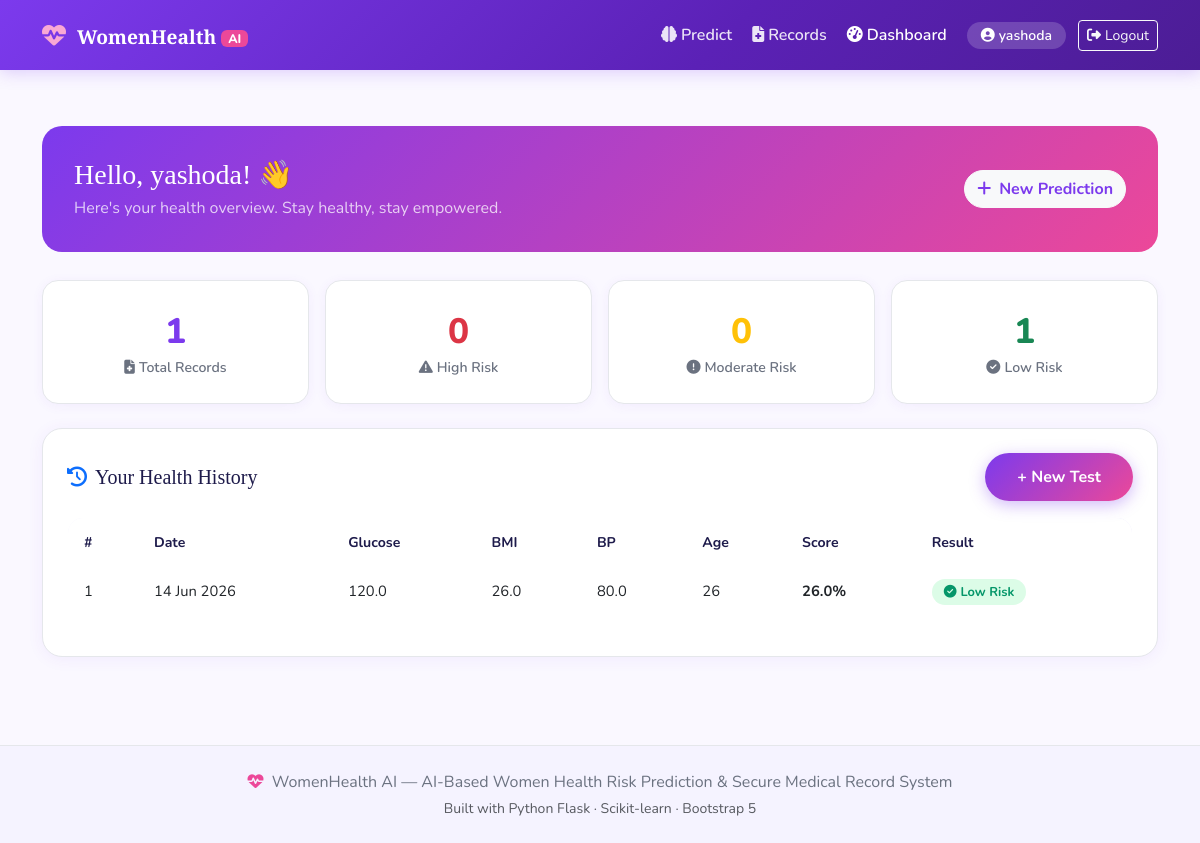
The app's page /dashboard (signed in) with its own data.
### database.py (models this page shows, shortened)
class MedicalRecord(db.Model):
    __tablename__ = 'medical_records'
    id              = db.Column(db.Integer, primary_key=True)
    user_id         = db.Column(db.Integer, db.ForeignKey('users.id'), nullable=False)
    age             = db.Column(db.Integer)
    pregnancies     = db.Column(db.Integer)
    glucose         = db.Column(db.Float)
    blood_pressure  = db.Column(db.Float)
    bmi             = db.Column(db.Float)
    insulin         = db.Column(db.Float)
    skin_thickness  = db.Column(db.Float)
    dpf             = db.Column(db.Float)   # Diabetes Pedigree Function
    risk_result     = db.Column(db.String(50))
    risk_percentage = db.Column(db.Float)
    created_at      = db.Column(db.DateTime, default=datetime.utcnow)

### app.py (the view)
@app.route('/dashboard')
def dashboard():
    if 'user_id' not in session:
        return redirect(url_for('login'))
    if session.get('user_role') == 'doctor':
        patients = User.query.filter_by(role='patient').all()
        records  = MedicalRecord.query.order_by(MedicalRecord.created_at.desc()).all()
        return render_template('dashboard.html', view='doctor', patients=patients, records=records)
    else:
        records = MedicalRecord.query.filter_by(
            user_id=session['user_id']
        ).order_by(MedicalRecord.created_at.desc()).all()
        return render_template('dashboard.html', view='patient', records=records)

### templates/dashboard.html (shortened to what this page needs)
<!DOCTYPE html>
<html lang="en">
<head>
  <link href="https://cdn.jsdelivr.net/npm/bootstrap@5.3.0/dist/css/bootstrap.min.css" rel="stylesheet"/>
  <link href="https://cdnjs.cloudflare.com/ajax/libs/font-awesome/6.4.0/css/all.min.css" rel="stylesheet"/>
  <link href="{{ url_for('static', filename='css/style.css') }}" rel="stylesheet"/>
</head>
<body>
<nav class="navbar navbar-expand-lg wh-navbar">
  <div class="container">
    <a class="navbar-brand" href="{{ url_for('index') }}">
      <span class="brand-icon"><i class="fas fa-heartbeat"></i></span>
      WomenHealth <span class="brand-ai">AI</span>
    </a>
    <div class="collapse navbar-collapse" id="navMenu">
      <ul class="navbar-nav ms-auto align-items-center gap-1">
        <li class="nav-item"><a class="nav-link" href="{{ url_for('predict') }}"><i class="fas fa-brain me-1"></i>Predict</a></li>
        <li class="nav-item"><a class="nav-link" href="{{ url_for('records') }}"><i class="fas fa-file-medical me-1"></i>Records</a></li>
        <li class="nav-item"><a class="nav-link active" href="{{ url_for('dashboard') }}"><i class="fas fa-tachometer-alt me-1"></i>Dashboard</a></li>
        <li class="nav-item ms-2"><span class="user-pill"><i class="fas fa-user-circle me-1"></i>{{ session.get('user_name','') }}</span></li>
        <li class="nav-item ms-2"><a class="btn btn-outline-light btn-sm" href="{{ url_for('logout') }}"><i class="fas fa-sign-out-alt me-1"></i>Logout</a></li>
      </ul>
    </div>
  </div>
</nav>
<section class="dashboard-section">
  <div class="container">
    {% if view == 'doctor' %}
    <div class="dash-welcome" style="background:linear-gradient(135deg,#065f46,#047857);">
      <div class="row align-items-center">
        <div class="col">
          <h3 class="text-white mb-1"><i class="fas fa-user-md me-2"></i>Dr. {{ session.get('user_name') }}</h3>
          <p class="text-white opacity-75 mb-0">Doctor Panel — Monitor all patient health records and AI results.</p>
        </div>
        <div class="col-auto">
          <span class="badge bg-light text-success px-3 py-2 fw-bold rounded-pill"><i class="fas fa-shield-check me-1"></i>Doctor Access</span>
        </div>
      </div>
    </div>
    <div class="row g-3 mb-4">
      <div class="col-6 col-md-3">
        <div class="dash-stat-card">
          <div class="dash-stat-num">{{ patients|length }}</div>
          <div class="dash-stat-label"><i class="fas fa-users me-1"></i>Total Patients</div>
        </div>
      </div>
      <div class="col-6 col-md-3">
        <div class="dash-stat-card">
          <div class="dash-stat-num">{{ records|length }}</div>
          <div class="dash-stat-label"><i class="fas fa-file-medical me-1"></i>Total Records</div>
        </div>
      </div>
      <div class="col-6 col-md-3">
        <div class="dash-stat-card">
          <div class="dash-stat-num text-danger">{{ records|selectattr('risk_result','equalto','High Risk')|list|length }}</div>
          <div class="dash-stat-label"><i class="fas fa-exclamation-triangle me-1"></i>High Risk</div>
        </div>
      </div>
      <div class="col-6 col-md-3">
        <div class="dash-stat-card">
          <div class="dash-stat-num text-success">{{ records|selectattr('risk_result','equalto','Low Risk')|list|length }}</div>
          <div class="dash-stat-label"><i class="fas fa-check-circle me-1"></i>Low Risk</div>
        </div>
      </div>
    </div>
    <div class="wh-card p-4 mb-4">
      <h5 class="mb-3"><i class="fas fa-users me-2 text-success"></i>Registered Patients</h5>
      {% if patients %}
      <div class="row g-3">
        {% for p in patients %}
        <div class="col-md-4">
          <div class="wh-card p-3 d-flex align-items-center gap-3" style="border-color:#d1fae5">
            <div class="wh-card-icon icon-teal mb-0" style="width:44px;height:44px;font-size:1.1rem;"><i class="fas fa-female"></i></div>
            <div>
              <div class="fw-bold small">{{ p.name }}</div>
              <div class="text-muted" style="font-size:.78rem">{{ p.email }}</div>
              <div class="text-muted" style="font-size:.75rem">Joined: {{ p.created_at.strftime('%d %b %Y') }}</div>
            </div>
          </div>
        </div>
        {% endfor %}
      </div>
      {% else %}
        <p class="text-muted text-center py-3">No patients registered yet.</p>
      {% endif %}
    </div>
    <div class="wh-card p-4">
      <h5 class="mb-3"><i class="fas fa-database me-2 text-primary"></i>All Patient Health Records</h5>
      {% if records %}
      <div class="table-responsive">
        <table class="table wh-table">
          <thead>
            <tr><th>#</th><th>Patient ID</th><th>Date</th><th>Glucose</th><th>BMI</th><th>BP</th><th>Age</th><th>Score</th><th>Result</th></tr>
          </thead>
          <tbody>
            {% for r in records %}
            <tr>
              <td>{{ loop.index }}</td>
              <td><span class="badge bg-light text-dark border">Patient #{{ r.user_id }}</span></td>
              <td>{{ r.created_at.strftime('%d %b %Y') }}</td>
              <td>{{ r.glucose }}</td>
              <td>{{ r.bmi }}</td>
              <td>{{ r.blood_pressure }}</td>
              <td>{{ r.age }}</td>
              <td><strong>{{ r.risk_percentage }}%</strong></td>
              <td>
                {% if r.risk_result == 'High Risk' %}<span class="badge-risk-high">{{ r.risk_result }}</span>
                {% elif r.risk_result == 'Moderate Risk' %}<span class="badge-risk-mod">{{ r.risk_result }}</span>
                {% else %}<span class="badge-risk-low">{{ r.risk_result }}</span>{% endif %}
              </td>
            </tr>
            {% endfor %}
          </tbody>
        </table>
      </div>
      {% else %}
        <p class="text-muted text-center py-4">No patient records yet.</p>
      {% endif %}
    </div>
    {% else %}
    <div class="dash-welcome">
      <div class="row align-items-center">
        <div class="col">
          <h3 class="text-white mb-1">Hello, {{ session.get('user_name') }}! 👋</h3>
          <p class="text-white opacity-75 mb-0">Here's your health overview. Stay healthy, stay empowered.</p>
        </div>
        <div class="col-auto">
          <a href="{{ url_for('predict') }}" class="btn btn-light fw-bold" style="border-radius:50px;color:var(--primary)">
            <i class="fas fa-plus me-2"></i>New Prediction
          </a>
        </div>
      </div>
    </div>
    <div class="row g-3 mb-4">
      <div class="col-6 col-md-3">
        <div class="dash-stat-card">
          <div class="dash-stat-num">{{ records|length }}</div>
          <div class="dash-stat-label"><i class="fas fa-file-medical me-1"></i>Total Records</div>
        </div>
      </div>
      <div class="col-6 col-md-3">
        <div class="dash-stat-card">
          <div class="dash-stat-num text-danger">{{ records|selectattr('risk_result','equalto','High Risk')|list|length }}</div>
          <div class="dash-stat-label"><i class="fas fa-exclamation-triangle me-1"></i>High Risk</div>
        </div>
      </div>
      <div class="col-6 col-md-3">
        <div class="dash-stat-card">
          <div class="dash-stat-num text-warning">{{ records|selectattr('risk_result','equalto','Moderate Risk')|list|length }}</div>
          <div class="dash-stat-label"><i class="fas fa-exclamation-circle me-1"></i>Moderate Risk</div>
        </div>
      </div>
      <div class="col-6 col-md-3">
        <div class="dash-stat-card">
          <div class="dash-stat-num text-success">{{ records|selectattr('risk_result','equalto','Low Risk')|list|length }}</div>
          <div class="dash-stat-label"><i class="fas fa-check-circle me-1"></i>Low Risk</div>
        </div>
      </div>
    </div>
    <div class="wh-card p-4">
      <div class="d-flex justify-content-between align-items-center mb-3">
        <h5 class="mb-0"><i class="fas fa-history me-2 text-primary"></i>Your Health History</h5>
        <a href="{{ url_for('predict') }}" class="btn btn-sm btn-primary-wh">+ New Test</a>
      </div>
      {% if records %}
      <div class="table-responsive">
        <table class="table wh-table">
          <thead>
            <tr><th>#</th><th>Date</th><th>Glucose</th><th>BMI</th><th>BP</th><th>Age</th><th>Score</th><th>Result</th></tr>
          </thead>
          <tbody>
            {% for r in records %}
            <tr>
              <td>{{ loop.index }}</td>
              <td>{{ r.created_at.strftime('%d %b %Y') }}</td>
              <td>{{ r.glucose }}</td>
              <td>{{ r.bmi }}</td>
              <td>{{ r.blood_pressure }}</td>
              <td>{{ r.age }}</td>
              <td><strong>{{ r.risk_percentage }}%</strong></td>
              <td>
                {% if r.risk_result == 'High Risk' %}<span class="badge-risk-high"><i class="fas fa-exclamation-triangle me-1"></i>{{ r.risk_result }}</span>
                {% elif r.risk_result == 'Moderate Risk' %}<span class="badge-risk-mod"><i class="fas fa-exclamation-circle me-1"></i>{{ r.risk_result }}</span>
                {% else %}<span class="badge-risk-low"><i class="fas fa-check-circle me-1"></i>{{ r.risk_result }}</span>{% endif %}
              </td>
            </tr>
            {% endfor %}
          </tbody>
        </table>
      </div>
      {% endif %}
    </div>
    {% endif %}
  </div>
</section>
<footer class="wh-footer mt-5">
  <div class="container text-center py-4">
    <p class="mb-1"><i class="fas fa-heartbeat text-pink me-1"></i> WomenHealth AI — AI-Based Women Health Risk Prediction &amp; Secure Medical Record System</p>
    <p class="small text-muted mb-0">Built with Python Flask · Scikit-learn · Bootstrap 5</p>
  </div>
</footer>
</body>
</html>

### static/css/style.css (style rules this page uses)
:root { --primary: #7c3aed; --primary-lt: #a78bfa; --pink: #ec4899; --pink-lt: #f9a8d4; --rose: #fff1f5; --lavender: #f5f3ff; --dark: #1e1b4b; --text: #374151; --muted: #6b7280; --border: #e5e7eb; --success: #059669; --warning: #d97706; --danger: #dc2626; }
body { font-family: 'Nunito', sans-serif; background: #faf8ff; color: var(--text); min-height: 100vh; }
h1,h2,h3,h4,h5 { font-family: 'Playfair Display', serif; color: var(--dark); }
.wh-navbar { background: linear-gradient(135deg, var(--primary) 0%, #5b21b6 60%, #4c1d95 100%); box-shadow: 0 2px 16px rgba(124,58,237,.25); padding: .75rem 0; }
.wh-navbar .nav-link { color: rgba(255,255,255,.88) !important; font-weight: 600; transition: color .2s; }
.wh-navbar .nav-link:hover, .wh-navbar .nav-link.active { color: #fff !important; }
.brand-icon { font-size: 1.5rem; color: var(--pink-lt); display: inline-block; animation: pulse 2s infinite; margin-right: 6px; }
.wh-navbar .navbar-brand { font-family: 'Playfair Display', serif; font-size: 1.2rem; color: #fff !important; font-weight: 700; }
.brand-ai { background: var(--pink); color: #fff; border-radius: 6px; padding: 0 7px; font-family: 'Nunito', sans-serif; font-size: .78rem; font-weight: 800; vertical-align: middle; }
.user-pill { background: rgba(255,255,255,.18); color: #fff; border-radius: 20px; padding: 4px 14px; font-size: .875rem; font-weight: 600; }
.btn-primary-wh { background:linear-gradient(135deg,var(--primary),var(--pink)); color:#fff; border:none; border-radius:50px; padding:12px 32px; font-weight:700; font-size:1rem; transition:transform .2s,box-shadow .2s; box-shadow:0 4px 16px rgba(124,58,237,.35); }
.wh-card { background:#fff; border-radius:20px; border:1.5px solid var(--border); box-shadow:0 2px 16px rgba(124,58,237,.07); transition:transform .25s,box-shadow .25s; overflow:hidden; }
.dashboard-section { padding:40px 0; }
.dash-welcome { background:linear-gradient(135deg,var(--primary),var(--pink)); border-radius:20px; color:#fff; padding:32px; margin-bottom:28px; }
.dash-stat-card { background:#fff; border-radius:16px; border:1.5px solid var(--border); padding:24px; text-align:center; box-shadow:0 2px 12px rgba(124,58,237,.06); }
.dash-stat-num { font-size:2.2rem; font-weight:800; color:var(--primary); }
.dash-stat-label { color:var(--muted); font-size:.88rem; font-weight:600; }
.wh-table { border-radius:16px; overflow:hidden; border:1.5px solid var(--border); }
.wh-table thead { background:linear-gradient(135deg,var(--lavender),#ede9fe); }
.wh-table thead th { color:var(--dark); font-weight:700; font-size:.88rem; border:none; padding:14px 16px; }
.wh-table tbody td { vertical-align:middle; font-size:.92rem; padding:13px 16px; border-color:var(--border); }
.badge-risk-low { background:#dcfce7; color:#059669; border-radius:20px; padding:4px 12px; font-weight:700; font-size:.8rem; }
.wh-footer { background:var(--lavender); border-top:1.5px solid var(--border); color:var(--muted); }
.text-pink { color:var(--pink); }

### records on screen
MedicalRecord: created_at "14 Jun 2026", glucose "120.0", bmi "26.0", blood_pressure "80.0", age "26", risk_percentage "26.0", risk_result "Low Risk"

### other values on screen
{{ session.get('user_name','') }} "yashoda"
{{ session.get('user_name') }} "yashoda"
{{ records|length }} "1"
{{ records|selectattr('risk_result','equalto','High Risk')|list|length }} "0"
{{ records|selectattr('risk_result','equalto','Low Risk')|list|length }} "1"
